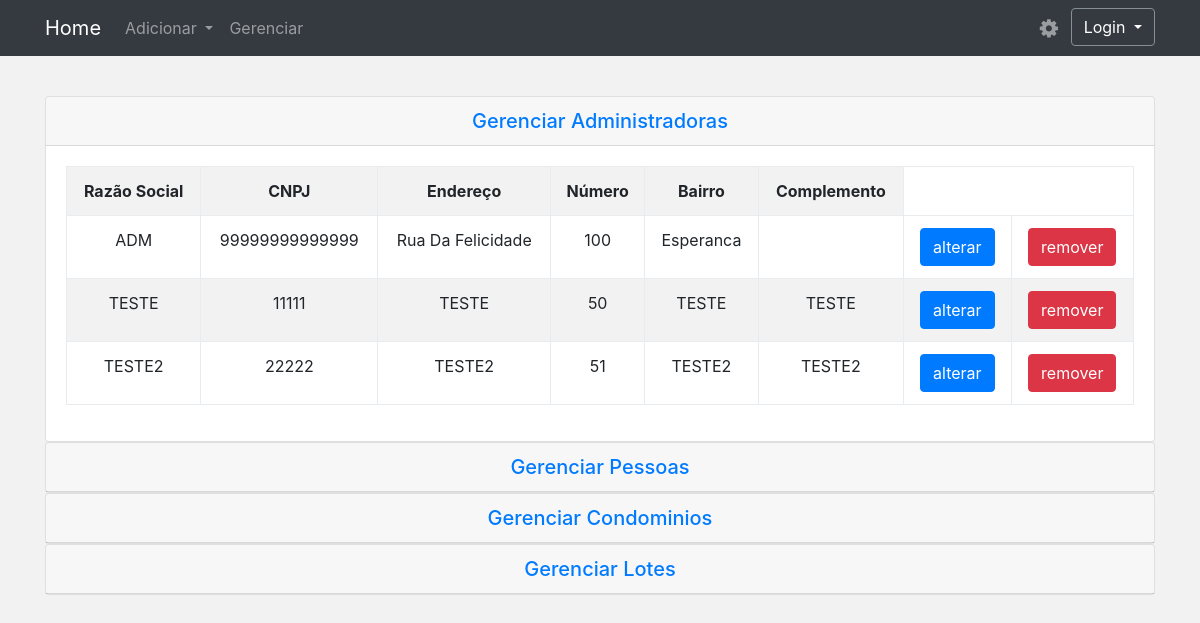
Page /gerenciador.php on the committed database.
### tables this page shows
CREATE TABLE `administradoras` (
  `idAdmin` int(11) NOT NULL,
  `CNPJ` bigint(20) NOT NULL,
  `endereco` varchar(50) NOT NULL,
  `complemento` varchar(10) NOT NULL,
  `numero` varchar(10) NOT NULL,
  `razaoSocial` varchar(50) NOT NULL,
  `bairro` varchar(50) NOT NULL
);

### banco-adm.php (called while the page is built, shortened)
<?php
function listaAdministradoras($conexao) {
	$administradoras = array();
	$resultado = mysqli_query($conexao, "select * from administradoras");
	while($administradora = mysqli_fetch_assoc($resultado)) {
		array_push($administradoras, $administradora);
	}
	return $administradoras;
}

### gerenciador.php (the view, shortened to what this page needs)
<?php require_once ("cabecalho.php");
      require_once("banco-adm.php");
      require_once("banco-lotes.php");
?>
<div id="accordion" role="tablist" class="text-center">
  <div class="card">
    <div class="card-header" role="tab" id="headingOne">
      <h5 class="mb-0">
        <a data-toggle="collapse" href="#collapseadministradora" aria-expanded="true">
          Gerenciar Administradoras
        </a>
      </h5>
    </div>
    <div id="collapseadministradora" class="collapse show" role="tabpanel" data-parent="#accordion">
      <div class="card-body">
         <table class="table table-striped table-bordered">
         <tr>
          <td><b>Razão Social</td>
          <td><b>CNPJ</td>
          <td><b>Endereço</td>
          <td><b>Número</td>
          <td><b>Bairro</td>
          <td><b>Complemento</td>
        </tr>
         <?php
            $administradoras = listaAdministradoras($conexao);
            foreach($administradoras as $administradora) :
          ?>
            <tr>
              <td><?= $administradora['razaoSocial'] ?></td>
              <td><?= $administradora['CNPJ'] ?></td>
              <td><?= $administradora['endereco'] ?></td>
              <td><?= $administradora['numero'] ?></td>
              <td><?= $administradora['bairro']?></td>
              <td><?= $administradora['complemento']?></td>
              <td><a class="btn btn-primary" href="">alterar</a></td>
              <td>
                <form action="remove-adm.php" method="post">
                  <button class="btn btn-danger">remover</button>
                </form>
              </td>
            </tr>
            <?php
              endforeach
            ?>
          </table>
      </div>
    </div>
  </div>
  <div class="card">
    <div class="card-header" role="tab" id="headingTwo">
      <h5 class="mb-0">
        <a class="collapsed" data-toggle="collapse" href="#collapsepessoas" aria-expanded="false">
          Gerenciar Pessoas
        </a>
      </h5>
    </div>
  </div>
  <div class="card">
    <div class="card-header" role="tab" id="headingThree">
      <h5 class="mb-0">
        <a class="collapsed" data-toggle="collapse" href="#collapsecondominios" aria-expanded="false" aria-controls="collapsecondominios">
          Gerenciar Condominios
        </a>
      </h5>
    </div>
  </div>
    <div class="card">
    <div class="card-header" role="tab">
      <h5 class="mb-0">
        <a class="collapsed" data-toggle="collapse" href="#collapselote" aria-expanded="false">
          Gerenciar Lotes
        </a>
      </h5>
    </div>
  </div>
</div>

### cabecalho.php (shortened to what this page needs)
<!DOCTYPE html>
<html>
<head>
    <link rel="stylesheet" type="text/css" media="all" href="css/animate.css">
    <link rel="stylesheet" type="text/css" href="css/bootstrap.min.css">
    <link rel="stylesheet" type="text/css" href="style.css">
    <link rel="stylesheet" href="font-awesome-4.7.0\css\font-awesome.min.css">
</head>
<body>
<nav class="navbar navbar-expand-lg navbar-dark bg-dark fixed-top" role="navigation">
                <div class="container">
                    <a class="navbar-brand" href="index.php">Home</a>
                    <div class="collapse navbar-collapse" id="exCollapsingNavbar">
                        <ul class="nav navbar-nav">
                            <li class="nav-item dropdown">
                                <a class="nav-link dropdown-toggle" data-toggle="dropdown" href="#" role="button">
                                    Adicionar
                                </a>
                            </li>
                            <li class="nav-item"><a href="gerenciador.php" class="nav-link">Gerenciar</a></li>
                        </ul>
                        <ul class="nav navbar-nav flex-row justify-content-between ml-auto">
                            <li class="nav-item order-2 order-md-1"><a href="gerenciador.php" class="nav-link" title="settings"><i class="fa fa-cog fa-fw fa-lg"></i></a>
                            </li>
                            <li class="dropdown order-1">
                                <button type="button" id="dropdownMenu1" data-toggle="dropdown" class="btn btn-outline-secondary dropdown-toggle">Login <span class="caret"></span></button>
                            </li>
                        </ul>
                    </div>
                </div>
            </nav>
<div class="container principal">

### style.css (style rules this page uses)
.btn { color: white; }
.principal { padding-top: 8%; }
body { background-color: #f2f2f2; }

### rows in the picture
administradoras: razaoSocial "ADM", CNPJ "99999999999999", endereco "Rua Da Felicidade", numero "100", bairro "Esperanca"
administradoras: razaoSocial "TESTE", CNPJ "11111", endereco "TESTE", numero "50", bairro "TESTE", complemento "TESTE"
administradoras: razaoSocial "TESTE2", CNPJ "22222", endereco "TESTE2", numero "51", bairro "TESTE2", complemento "TESTE2"
